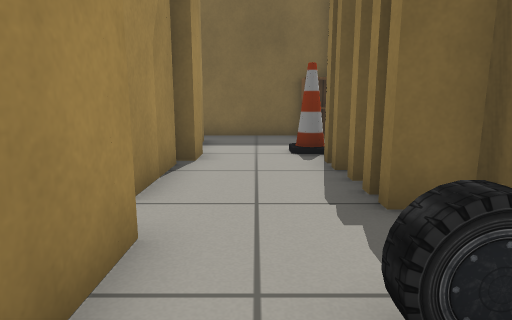
View 1 (above)

16 first-person views from a walk through a world built for the Gazebo simulator. The camera is 0.63 m above the floor, tilts 10° down and sees 75° across. The floor is counted in squares, 0.5 m on a side. Each view is taken from the middle of a square. On the plan, view 1 faces up. The plan holds only what a view shows up to about 14 squares ahead; the rest is blank. Robots are left out. Gazebo's built-in surfaces are drawn with simple patterns.

View 2
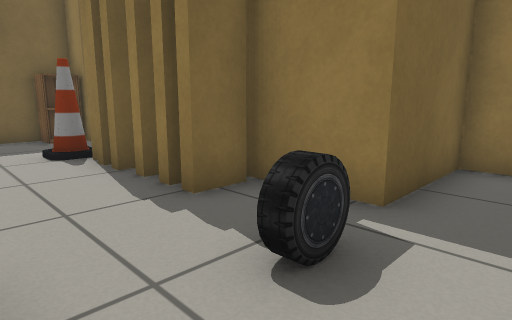

View 3
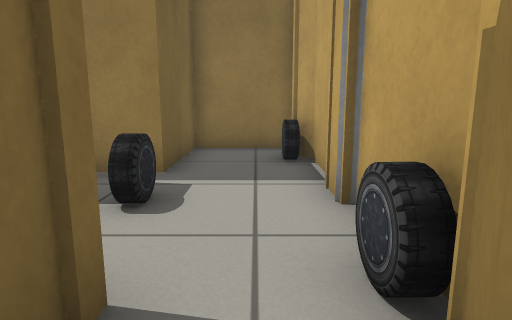

View 4
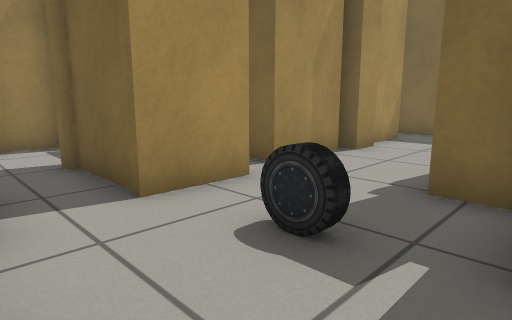

View 5
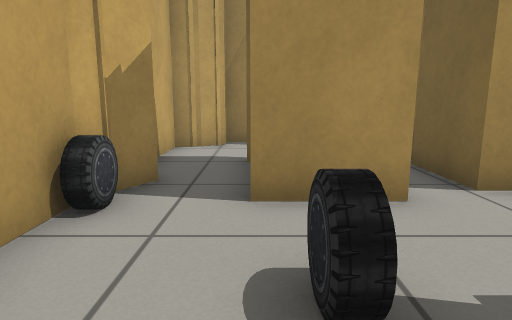

View 6
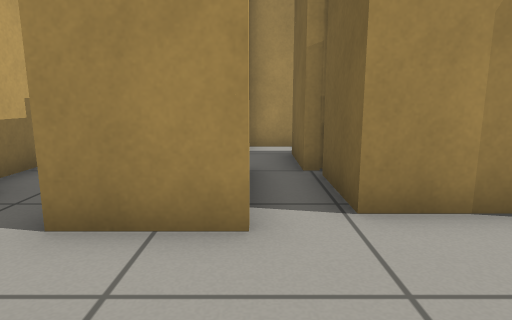

View 7
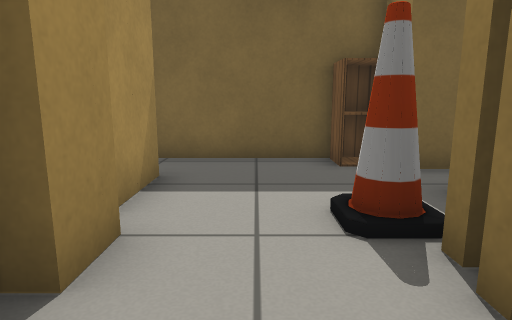

View 8
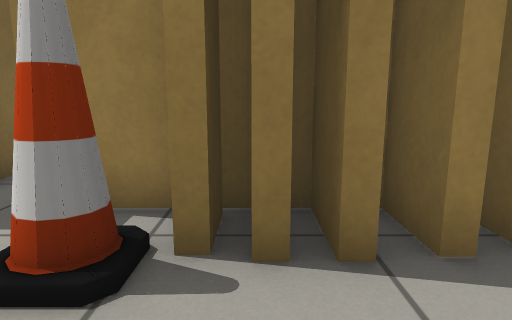

View 9
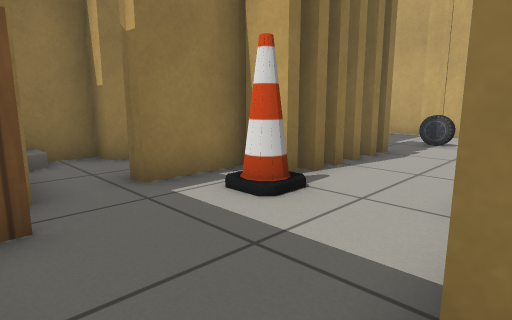

View 10
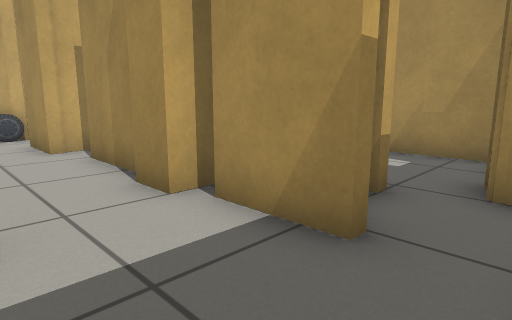

View 11
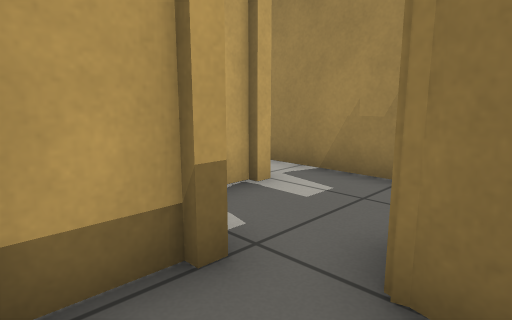

View 12
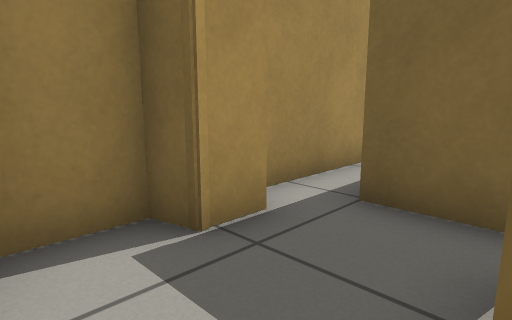

View 13
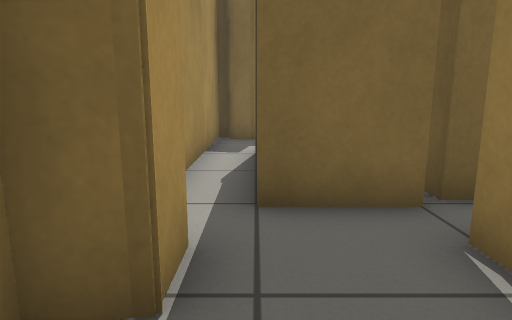

View 14
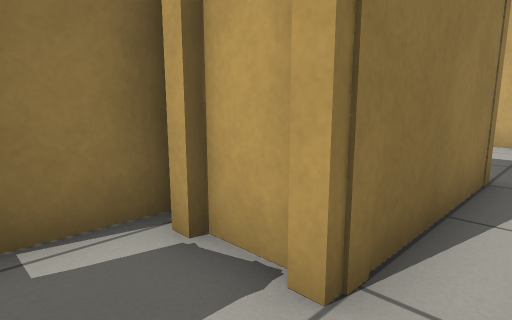

View 15
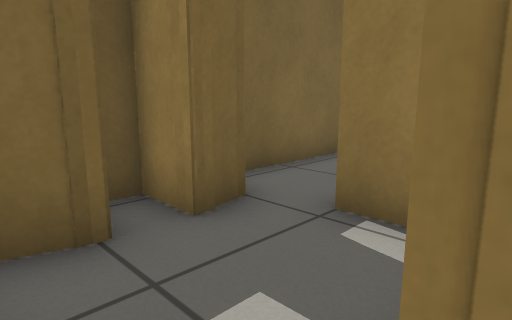

View 16
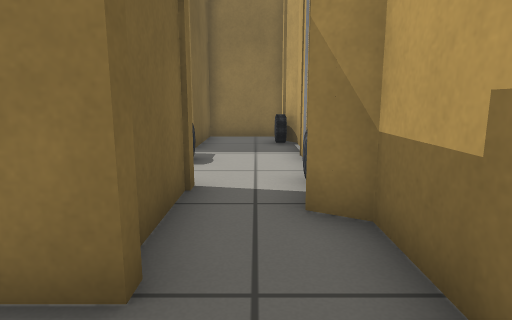

### Floor plan
Ten units are one square. View 1 is at (0, 0); x grows to the right and y downward. Boxes are objects, and circles mark ways between rooms. Rooms are numbered by the first view taken in them; rooms with no view inside come last. Other rooms are left out.
<svg viewBox="-78 -130 143 150">
<path fill="none" stroke="#000" d="M14 -63 29 -63M16 -66 16 -70 19 -70M19 -60 14 -60M16 -51 16 -55M15 -47 24 -47M16 -74 16 -77 26 -77M28 -70 28 -98M26 -39 15 -39M-16 -68 -16 -42M-21 -82 -13 -82 -13 -70 -19 -70M-21 -28 -11 -28 -11 -10M-16 -106 -16 -85M38 -110 28 -110 28 -118M-34 -98 -21 -98M-37 -100 -32 -100M15 -124 -30 -124M16 10 26 13M9 11 20 11M25 12 35 12M-6 12 10 12M-38 -119 -40 -112M43 12 50 8M60 10 60 -16 28 -16 28 -42M-41 -7 -41 -29M-67 -1 -62 9M-69 -2 -64 3 -61 12 -26 12 -23 6 -13 11M-66 -29 -66 -18 -73 -16 -73 0M-40 -39 -60 -39M-11 -10 -39 -10M-16 -42 -37 -42M-58 -109 -69 -112M-57 -110 -62 -110M-60 -82 -44 -82M-68 -119 -73 -117 -73 -84M-40 -112 -49 -110M-37 -80 -37 -100M-60 -39 -60 -82M-73 -84 -73 -27"/>
<rect x="-15" y="5" width="10" height="10" fill="#bbb"><title>car</title></rect>
<rect x="5" y="-15" width="10" height="10" fill="#bbb"><title>car</title></rect>
<rect x="5" y="-85" width="10" height="10" fill="#bbb"><title>cone</title></rect>
<rect x="15" y="-125" width="10" height="10" fill="#bbb"><title>cabinet</title></rect>
<rect x="35" y="5" width="10" height="10" fill="#bbb"><title>car</title></rect>
<circle cx="-20" cy="-30" r="3" fill="#2a7"/>
<circle cx="-20" cy="0" r="3" fill="#2a7"/>
<circle cx="-70" cy="-30" r="3" fill="#2a7"/>
<circle cx="-70" cy="-80" r="3" fill="#2a7"/>
<text x="10" y="-60">1</text>
<text x="-50" y="-10">2</text>
<text x="-60" y="-100">3</text>
<text x="-70" y="-60">4</text>
</svg>
Room 1 opens to room 2. Room 2 opens to room 4. Room 3 opens to room 4.

Where each view was taken, in squares from view 1:
view 1: 0 up, 0 right, facing up
view 2: 0 up, 1 left, facing up-right
view 3: 0 up, 3 left, facing right
view 4: 1 down, 3 right, facing up-left
view 5: 1 up, 3 right, facing left
view 6: 3 up, 2 right, facing left
view 7: 5 up, 0 right, facing up
view 8: 7 up, 1 left, facing right
view 9: 12 up, 2 left, facing down-right
view 10: 12 up, 1 right, facing down-left
view 11: 12 up, 2 left, facing down-left
view 12: 0 up, 4 left, facing up-left
view 13: 0 up, 6 left, facing up
view 14: 10 up, 7 left, facing down-right
view 15: 8 up, 7 left, facing up-right
view 16: 0 up, 6 left, facing right
